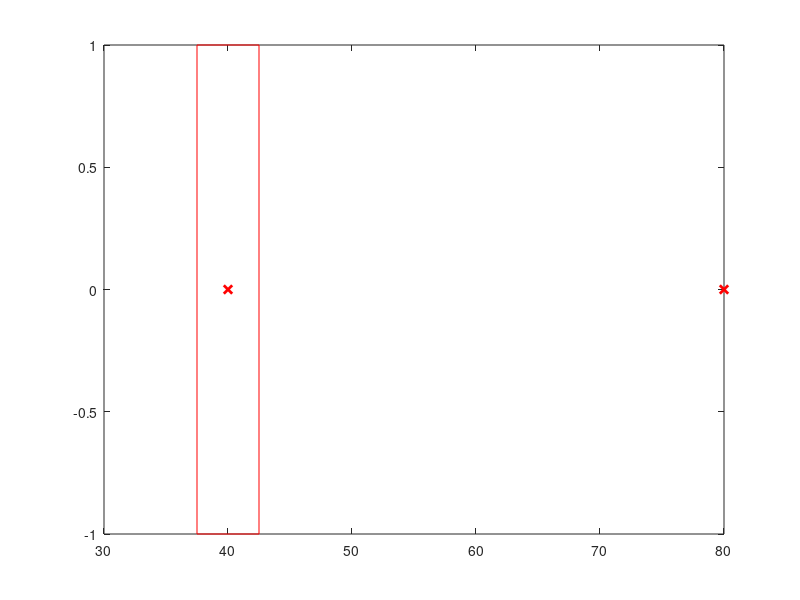

Write MATLAB code to recreate this figure. (Note: this script raises an error after producing the figure.)
function plotTrajectory()
    load('environment.mat');
    load('result.mat');
    
    
    figure(1)
    plot(obstacle.X,obstacle.Y, 'rx', 'LineWidth',2);
    rectangle('Position',[obstacle.rrX,obstacle.rrY,obstacle.Length,obstacle.Width],'EdgeColor','r');
    hold on
    plot(goal(1),goal(2), 'rx', 'LineWidth',2);
    hold on
    plot(ydata(1, :), ydata(2, :), 'y', 'LineWidth',2);
    %plot(x1data, y1data, 'y', 'LineWidth',2);
    hold on;
    legend('obstacle', 'target')
    title('Trajectory Comparision')
end

